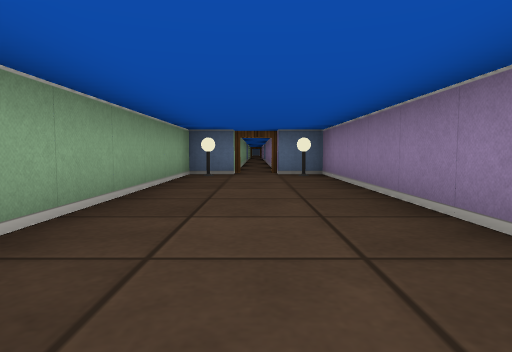
[1] (above)

18 first-person views from a walk through a cub3D level. The camera is about half as high as the walls, tilts 4° down and sees 75° across. The floor is counted in squares. Each view is taken from the middle of a square. On the plan, view 1 faces up. The plan holds only what a view shows up to about 9 squares ahead; the rest is blank. The place goes on beyond the plan.

[2]
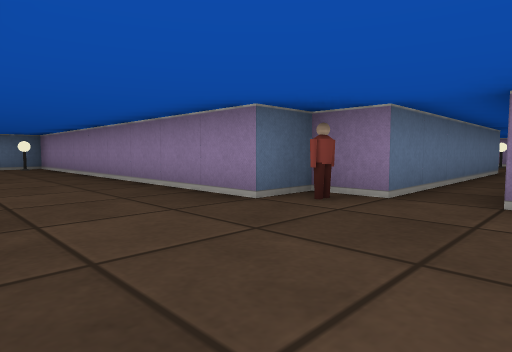

[3]
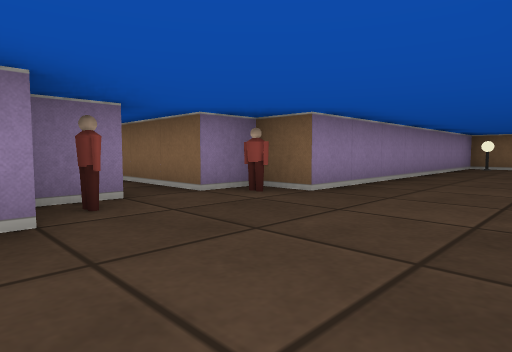

[4]
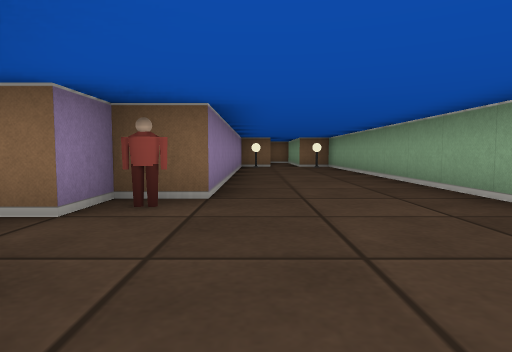

[5]
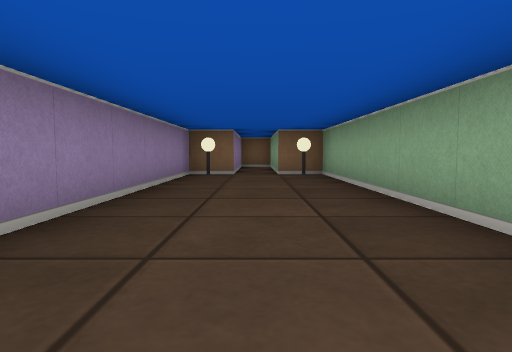

[6]
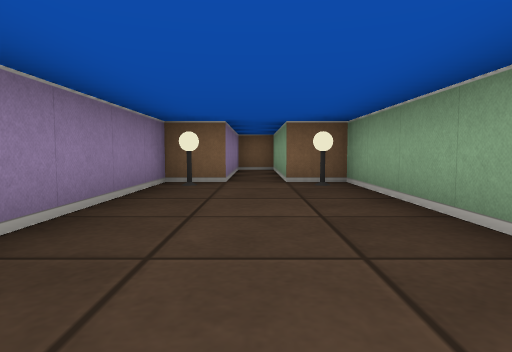

[7]
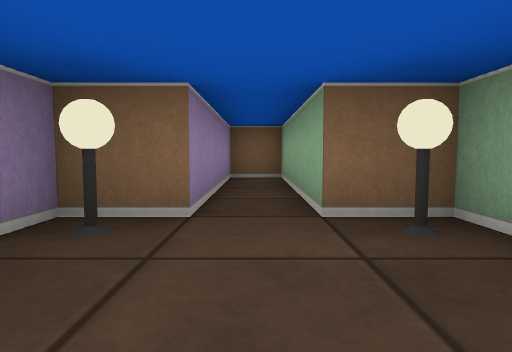

[8]
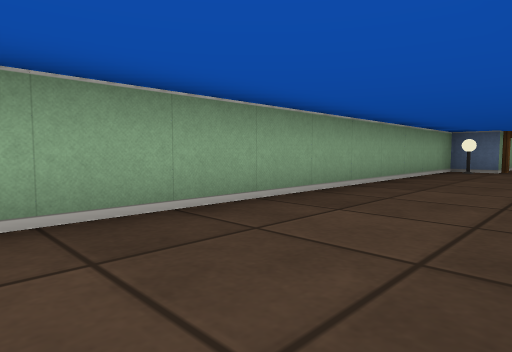

[9]
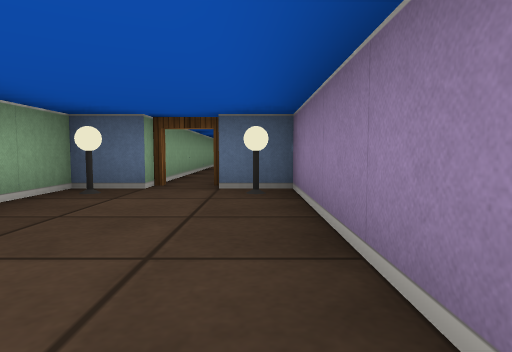

[10]
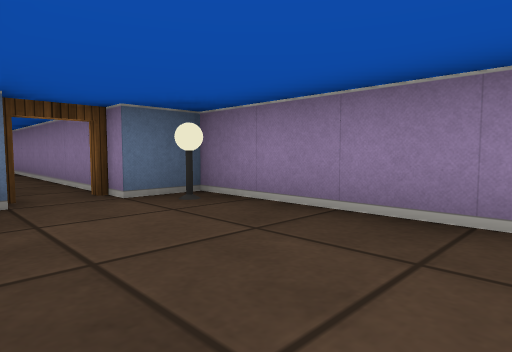

[11]
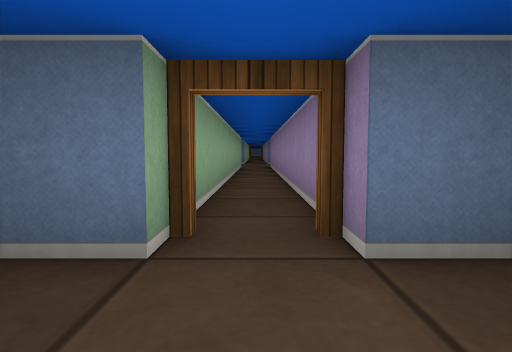

[12]
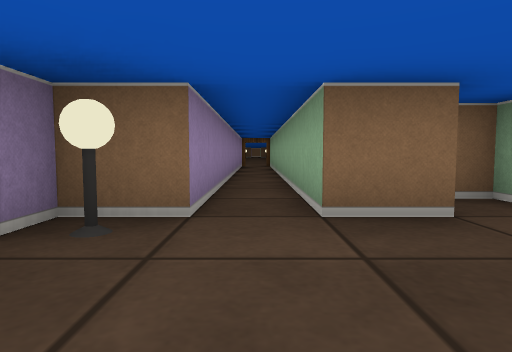

[13]
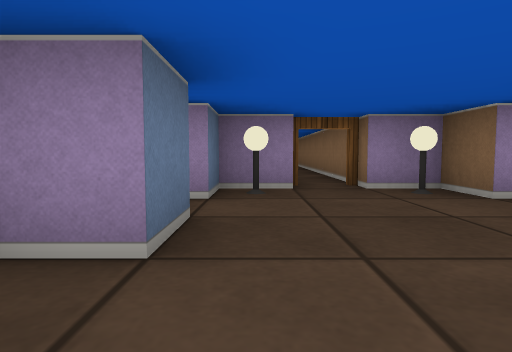

[14]
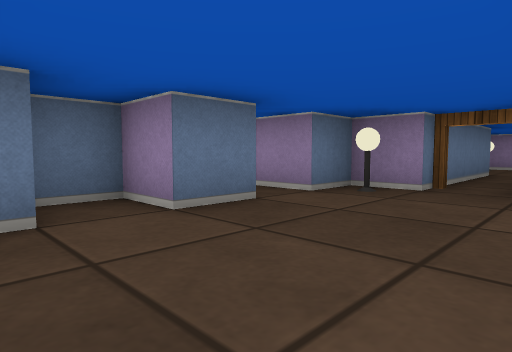

[15]
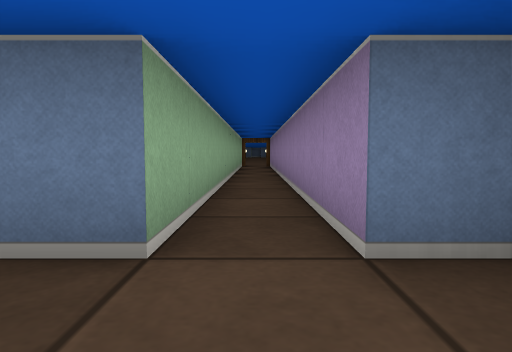

[16]
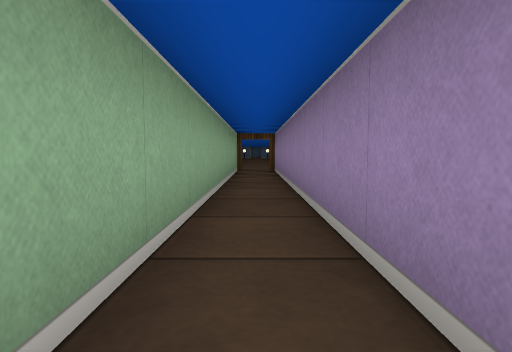

[17]
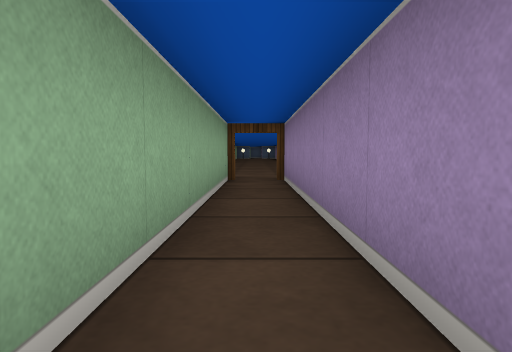

[18]
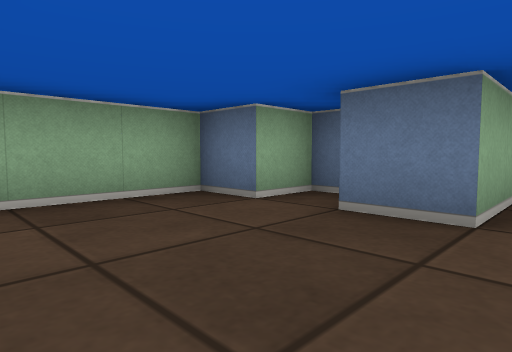

### Floor plan
Ten units are one square. View 1 is at (0, 0); x grows to the right and y downward. Boxes are objects, and circles mark ways between rooms. Rooms are numbered by the first view taken in them; rooms with no view inside come last. Other rooms are left out.
<svg viewBox="-40 -316 129 486">
<path fill="none" stroke="#000" d="M-15 41 -15 125 -5 125 -5 165 5 165 5 125 15 125 15 45 25 45 25 35 49 35M84 25 25 25 25 15 15 15 15 -75 5 -75M-5 -75 -15 -75 -15 18M-16 -175 -5 -175 -5 -75M15 -195 15 -205 5 -205 5 -308M-26 -165 -20 -165M5 -75 5 -175 15 -175 15 -185M-5 -311 -5 -205 -15 -205 -15 -215 -25 -215 -25 -205 -35 -205 -35 -184"/>
<rect x="-15" y="115" width="10" height="10" fill="#bbb"><title>lamp</title></rect>
<rect x="-15" y="-75" width="10" height="10" fill="#bbb"><title>lamp</title></rect>
<rect x="5" y="115" width="10" height="10" fill="#bbb"><title>lamp</title></rect>
<rect x="5" y="-75" width="10" height="10" fill="#bbb"><title>lamp</title></rect>
<rect x="15" y="35" width="10" height="10" fill="#bbb"><title>figure</title></rect>
<rect x="15" y="15" width="10" height="10" fill="#bbb"><title>figure</title></rect>
<rect x="5" y="-185" width="10" height="10" fill="#bbb"><title>lamp</title></rect>
<rect x="5" y="-205" width="10" height="10" fill="#bbb"><title>lamp</title></rect>
<circle cx="0" cy="-80" r="3" fill="#2a7"/>
<text x="10" y="30">1</text>
<text x="-10" y="-190">2</text>
</svg>
Room 1 opens to room 2.

Where each view was taken, in squares from view 1:
view 1: 0 up, 0 right, facing up
view 2: 4 down, 1 left, facing up-right
view 3: 1 down, 1 left, facing down-right
view 4: 1 down, 1 right, facing down
view 5: 5 down, 0 right, facing down
view 6: 7 down, 0 right, facing down
view 7: 10 down, 0 right, facing down
view 8: 2 down, 1 right, facing up-left
view 9: 3 up, 1 right, facing up
view 10: 4 up, 1 left, facing up-right
view 11: 6 up, 0 right, facing up
view 12: 20 up, 0 right, facing down
view 13: 20 up, 3 left, facing right
view 14: 18 up, 3 left, facing up-right
view 15: 19 up, 0 right, facing up
view 16: 22 up, 0 right, facing up
view 17: 25 up, 0 right, facing up
view 18: 18 up, 0 right, facing up-left
